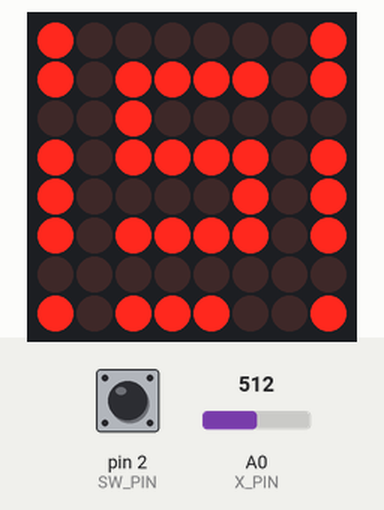
Bench run of a sketch on a simulated Arduino Uno, built with avr-gcc and run on an emulated ATmega328P. On the bench: 8×8 LED matrix. The inputs (shaded band) are chosen by the test bench; at power-on: pin 2 (SW_PIN) HIGH, A0 (X_PIN) = 512. Random numbers use the default seed unless the sketch sets one.

Above: at 3.2 s.
3.3 s: pin 2 (SW_PIN) pulled LOW for 0.15 s
At 3.9 s:
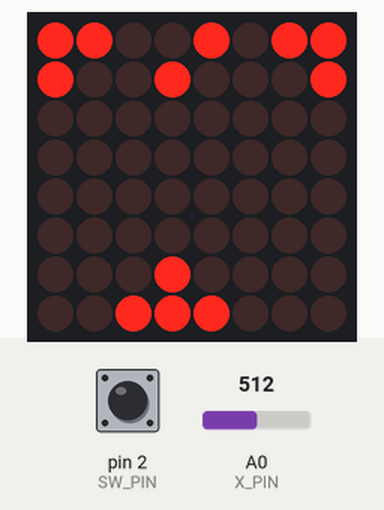
4.0 s: A0 (X_PIN) set to 863
5.5 s: A0 (X_PIN) set to 888
At 6.8 s:
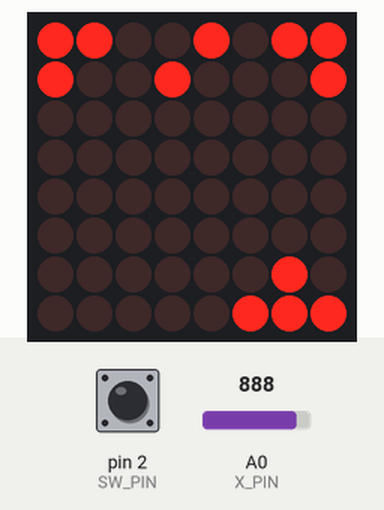
8.5 s: pin 2 (SW_PIN) pulled LOW for 1 s
At 15.8 s:
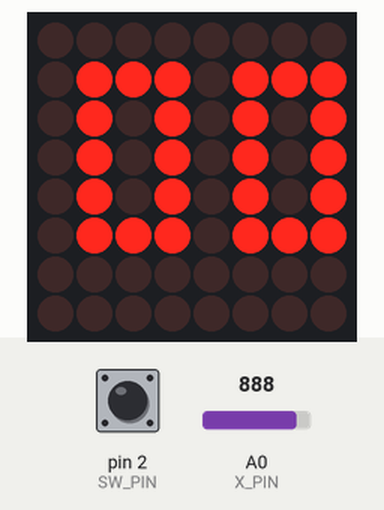

Measured:
- the behaviour switches between 874 and 875 on A0 (X_PIN) (found by bisection; images 1 and 2)
- after the input at 4.0 s, every drawn part: stays the same
- what the display in image 2 shows lasts 1.4 s, from 5.9 s to 7.3 s

The sketch:

Game_project.ino
```cpp
/* <><>-FILLER SHOOTING-<><> */

#include "LedControl.h"
LedControl lc = LedControl(12, 11, 10, 1); //DIN, CLK, LOAD, nr. DRIVER
// pin 12 conectat la the MAX7219 pin 1
// pin 11 conectat la CLK pin 13
// pin 10 conectat la LOAD pin 12
// 1, deoarece folosim 1 MAX7219

#define SW_PIN 2 // pin digital ce retine valoarea la apasare de buton
#define X_PIN A0 // pin analog conectat la axa OX
#define Y_PIN A1 // pin analog conectat la axa OY
int switchValue, xValue, yValue; //aici se retin valorile primite input

int initial = 0; //switch intre meniu si jocul in sine
unsigned long motionStart = millis();
unsigned long motionEnd = motionStart + 180; //timer-e pentru miscarea tancului
unsigned long motionPresent;
int shipLeft = 2;
int shipRight = 4;
int shipCannon = (shipLeft + shipRight) / 2; //coordonatele tancului
int fillLevel = 0; //cel mai de jos rand generat
int empty[7]; //retine nr de casute goale de pe fiecare rand
int difficultyValue;
unsigned long difficultyTimer; //timere pentru setarea dificultatii
unsigned long difficultyStart = millis();
unsigned long difficultyEnd = difficultyStart + 350;
int scoreCounter = 0;
int matrix[8][8]={ {0,0,0,1,1,0,0,0},
                    {0,0,1,0,0,1,0,0},
                    {0,1,0,0,0,0,1,0},
                    {1,0,0,1,1,0,0,1},
                    {1,0,0,1,1,0,0,1},
                    {0,1,0,0,0,0,1,0},
                    {0,0,1,0,0,1,0,0},
                    {0,0,0,1,1,0,0,0},
                  };
int speedCount = 0;
unsigned long interval = 3500; //intervalul in milisecunde la care apare un rand nou generat
unsigned long generatorStart = millis();
unsigned long generatorEnd = generatorStart + interval; //timer-e pentru generarea formelor
unsigned long generatorPresent;

void startAnimation()
{
    for (int row = 0; row < 8; row++)
        {
            for (int col = 0; col < 8; col++)
                lc.setLed(0, row, col, matrix[row][col]);
            delay(150);
        }
        for (int row = 0; row < 8; row++)
            for (int col = 0; col < 8; col++)
                matrix[row][col] = 0;
        for (int row = 0; row < 8; row++)
        {
            for (int col = 0; col < 8; col++)
                lc.setLed(0, row, col, matrix[row][col]);
            delay(150);
        }
}

void increaseDifficulty()
{
    if (difficultyTimer >= difficultyEnd)
    {
        if (difficultyValue <= 4)
        {
            difficultyValue += 1;
            lc.setLed(0, 7, difficultyValue, 1);
        }
        difficultyStart = millis();
        difficultyEnd = difficultyStart + 350;
    }
}

void decreaseDifficulty()
{
    if (difficultyTimer >= difficultyEnd)
    {
        if (difficultyValue >= 4)
        {
            lc.setLed(0, 7, difficultyValue, 0);
            difficultyValue -= 1;
        }
        difficultyStart = millis();
        difficultyEnd = difficultyStart + 350;
    }
}

void moveLeft()
{
    if (shipLeft > 0)
    {
        matrix[7][shipRight] = 0;
        shipLeft -= 1;
        shipRight -= 1;
        matrix[7][shipLeft] = 1;
        shipCannon -= 1;
        matrix[6][shipCannon] = 1;
        matrix[6][shipCannon + 1] = 0;
    }
}

void moveRight()
{
    if (shipRight < 7)
    {
        matrix[7][shipLeft] = 0;
        shipLeft += 1;
        shipRight += 1;
        matrix[7][shipRight] = 1;
        shipCannon += 1;
        matrix[6][shipCannon] = 1;
        matrix[6][shipCannon - 1] = 0;
    }
}

void explosionAnimation()
{
    matrix[5][shipCannon - 1] = 0;
    matrix[5][shipCannon] = 0;
    matrix[5][shipCannon + 1] = 0;
    matrix[6][shipCannon - 1] = 0;
    matrix[6][shipCannon + 1] = 0;
    matrix[7][shipCannon - 1] = 0;
    matrix[7][shipCannon] = 0;
    matrix[7][shipCannon + 1] = 0;
    matrix[6][shipCannon] = 1;
    for (int i = 0; i < 8; i++)
        for (int j = 0; j < 8; j++)
            lc.setLed(0, i, j, matrix[i][j]);
    delay(180);
    matrix[5][shipCannon - 1] = 1;
    matrix[5][shipCannon] = 1;
    matrix[5][shipCannon + 1] = 1;
    matrix[6][shipCannon - 1] = 1;
    matrix[6][shipCannon + 1] = 1;
    matrix[7][shipCannon - 1] = 1;
    matrix[7][shipCannon] = 1;
    matrix[7][shipCannon + 1] = 1;
    matrix[6][shipCannon] = 0;
    for (int i = 0; i < 8; i++)
        for (int j = 0; j < 8; j++)
            lc.setLed(0, i, j, matrix[i][j]);
    delay(600);
}

void generateShape()
{
    int v[8];
    for (int i = 0; i <= 7; i++)
        v[i] = 1;
    int emptySlots = difficultyValue - 1;
    for (int i = 0; i < emptySlots; i++)
    {
        int ok = 0;
        int positioning;
        while (ok == 0)
        {
            positioning = random(1,7); //se genereaza random golurile in randul care urmeaza a fi pus pe matrix
            if (v[positioning] == 1)
            {
                ok = 1;
                v[positioning] = 0;
            }
        }
    }
    if (fillLevel == 1) //se introduce randul nou generat pe matrix
    {
        for (int i = 0; i < 8; i++)
            matrix[0][i] = v[i];
        empty[0] = emptySlots;
    }
    else //cazul in care sunt mai multe randuri deja generate
    {
        for (int i = fillLevel - 1; i > 0; i--)
            for (int j = 0; j < 8; j++)
                matrix[i][j] = matrix[i - 1][j];
        for (int i = 0; i < 8; i++)
            matrix[0][i] = v[i];
        for (int i = fillLevel - 1; i > 0; i--)
            empty[i] = empty[i - 1];
        empty[0] = emptySlots;
    }

    speedCount += 1;
    if (speedCount >= 6) //o data la 5 generari mareste viteza
    {
        interval -= 100;
        speedCount = 0;
    }
    generatorStart = millis();
    generatorEnd = generatorStart + interval;
}

void showScore(bool part, int digit) //functie care afiseaza o cifra a scorului pe una din jumatatile matricei
{
    int leftColumn, rightColumn;
    if (part == 0)
    {
        leftColumn = 1;
        rightColumn = 3;
    }
    else
    {
        leftColumn = 5;
        rightColumn = 7;
    }
    switch (digit)
    {
        case 0:
            for (int i = 1; i < 6; i++)
                matrix[i][rightColumn] = 1;
            for (int i = 1; i < 6; i++)
                matrix[i][leftColumn] = 1;
            matrix[1][leftColumn + 1] = 1;
            matrix[5][leftColumn + 1] = 1;
        case 1:
            for (int i = 1; i < 6; i++)
                matrix[i][rightColumn] = 1;
            break;
        case 2:
            for (int j = leftColumn; j <= rightColumn; j++)
            {
                matrix[1][j] = 1;
                matrix[3][j] = 1;
                matrix[5][j] = 1;
            }
            matrix[2][rightColumn] = 1;
            matrix[4][leftColumn] = 1;
            break;
        case 3:
            for (int j = leftColumn; j <= rightColumn; j++)
            {
                matrix[1][j] = 1;
                matrix[3][j] = 1;
                matrix[5][j] = 1;
            }
            matrix[2][rightColumn] = 1;
            matrix[4][rightColumn] = 1;
            break;
        case 4:
            for (int i = 1; i < 6; i++)
                matrix[i][rightColumn] = 1;
            for (int i = 1; i < 4; i++)
                matrix[i][leftColumn] = 1;
            matrix[3][leftColumn + 1] = 1;
            break;
        case 5:
            for (int j = leftColumn; j <= rightColumn; j++)
            {
                matrix[1][j] = 1;
                matrix[3][j] = 1;
                matrix[5][j] = 1;
            }
            matrix[2][leftColumn] = 1;
            matrix[4][rightColumn] = 1;
            break;
        case 6:
            for (int j = leftColumn; j <= rightColumn; j++)
            {
                matrix[1][j] = 1;
                matrix[3][j] = 1;
                matrix[5][j] = 1;
            }
            matrix[2][leftColumn] = 1;
            matrix[4][leftColumn] = 1;
            matrix[4][rightColumn] = 1;
            break;
        case 7:
            for (int i = 1; i < 6; i++)
                matrix[i][rightColumn] = 1;
            matrix[1][leftColumn] = 1;
            matrix[1][leftColumn + 1] = 1;
            break;
        case 8:
            for (int i = 1; i < 6; i++)
                matrix[i][rightColumn] = 1;
            for (int i = 1; i < 6; i++)
                matrix[i][leftColumn] = 1;
            matrix[1][leftColumn + 1] = 1;
            matrix[3][leftColumn + 1] = 1;
            matrix[5][leftColumn + 1] = 1;
        case 9:
            for (int j = leftColumn; j <= rightColumn; j++)
            {
                matrix[1][j] = 1;
                matrix[3][j] = 1;
                matrix[5][j] = 1;
            }
            matrix[2][leftColumn] = 1;
            matrix[2][rightColumn] = 1;
            matrix[4][rightColumn] = 1;
    }
    for (int i = 0; i < 8; i++)
        for (int j = leftColumn; j <= rightColumn; j++)
            lc.setLed(0, i, j, matrix[i][j]);
}

void resetVariables()
{
    initial = 0; //se reseteaza statutul si variabilele jocului
    motionStart = millis();
    motionEnd = motionStart + 180;
    shipLeft = 2;
    shipRight = 4;
    shipCannon = (shipLeft + shipRight) / 2;
    fillLevel = 0;
    scoreCounter = 0;
    int resetMatrix[8][8]={ {0,0,0,1,1,0,0,0},
                            {0,0,1,0,0,1,0,0},
                            {0,1,0,0,0,0,1,0},
                            {1,0,0,1,1,0,0,1},
                            {1,0,0,1,1,0,0,1},
                            {0,1,0,0,0,0,1,0},
                            {0,0,1,0,0,1,0,0},
                            {0,0,0,1,1,0,0,0},
                          };
    for (int i = 0; i < 8; i++)
        for (int j = 0; j < 8; j++)
            matrix[i][j] = resetMatrix[i][j];
    speedCount = 0;
    interval = 4000;
    generatorStart = millis();
    generatorEnd = generatorStart + interval;
    generatorPresent = 0;
    difficultyTimer = 0;
    difficultyStart = millis();
    difficultyEnd = difficultyStart + 350;
}

void setup()
{
    // zero se refera la chip
    lc.shutdown(0, false); // porneste display-ul, opreste modul de salvare baterie
    lc.setIntensity(0, 4); // seteaza luminozitatea
    lc.clearDisplay(0);// goleste display-ul

    pinMode(SW_PIN, INPUT);
    digitalWrite(SW_PIN, HIGH);

    randomSeed(analogRead(0)); //seed pentru generare random
}

void loop()
{
    if (initial == 0) //urmatoarea zona reprezinta meniul
    {

        startAnimation();

        matrix[1][2] = 1; //de aici
        matrix[1][3] = 1;
        matrix[1][4] = 1;
        matrix[1][5] = 1;
        matrix[2][2] = 1;
        matrix[3][2] = 1;
        matrix[3][3] = 1; //configuratia de puncte pestru "S" de la Start
        matrix[3][4] = 1;
        matrix[3][5] = 1;
        matrix[4][5] = 1;
        matrix[5][5] = 1;
        matrix[5][2] = 1;
        matrix[5][3] = 1;
        matrix[5][4] = 1; //pana aici

        matrix[7][2] = 1; //bara de dificultate
        matrix[7][3] = 1;
        matrix[7][4] = 1;
        difficultyValue = 4;

        for(int i = 0; i < 8; i++) //configuratia de leduri pentru animatia din ecranul de start
            if((i != 3) && (i != 7))
            {
                matrix[i][0] = 1;
                matrix[i][7] = 1;
            }

        for (int row = 0; row < 8; row++)
            for (int col = 0; col < 8; col++)
                lc.setLed(0, row, col, matrix[row][col]);

        unsigned long present; //timere pentru animatia de meniu
        unsigned long startTimer = millis();
        unsigned long endTimer = startTimer + 150;


        switchValue = digitalRead(SW_PIN);
        while (switchValue == 1) //cat timp jucatorul nu a apasat butonul de start
        {
            present = millis();
            if (present > endTimer)
            {
                for(int i = 0; i < 7; i++) //animatia de pe marginile ecranului
                {
                    matrix[i][0] = matrix[i + 1][0];
                    matrix[i][7] = matrix[i + 1][7];
                }
                if (matrix[3][0] == 0)
                {
                    matrix[7][0] = 0;
                    matrix[7][7] = 0;
                }
                else
                {
                    matrix[7][0] = 1;
                    matrix[7][7] = 1;
                }

                for(int i = 0; i <= 7; i++)
                {
                    lc.setLed(0, i, 0, matrix[i][0]);
                    lc.setLed(0, i, 7, matrix[i][7]);
                }
                startTimer = millis();
                endTimer = startTimer + 150;
            }

            xValue = analogRead(X_PIN);
            difficultyTimer = millis();
            if (xValue >= 875)
                increaseDifficulty();
            else
            if (xValue <= 150)
                decreaseDifficulty();
            switchValue = digitalRead(SW_PIN);
        }

        for (int i = 0; i < 8; i++)
            for (int j = 0; j < 8; j++)
                matrix[i][j] = 0; //se goleste matricea pt a se pregati de joc

        matrix[7][2] = 1; //este creat jucatorul
        matrix[7][3] = 1;
        matrix[7][4] = 1;
        matrix[6][3] = 1;

        initial = 1; //s-a terminat configurarea
    }

    //aici s-a terminat meniul
    //de aici jocul in sine

    for (int i = 0; i < 8; i++)
        for (int j = 0; j < 8; j++)
            lc.setLed(0, i, j, matrix[i][j]); //in fiecare loop se face o afisare completa a matricei

    xValue = analogRead(X_PIN);
    motionPresent = millis();
    if (motionPresent >= motionEnd) //in functie de timer, se decide daca jucatorul poate face o miscare
    {
        if (xValue <= 150)
            moveLeft();
        else
        if (xValue >= 875)
            moveRight();
        motionStart = millis();
        motionEnd = motionStart + 180;
    }

    generatorPresent = millis();
    if (generatorPresent >= generatorEnd) //in functie de timer, se decide daca se genereaza un rand nou
    {
        fillLevel += 1;
        if (fillLevel > 6) //daca jucatorul a pierdut
        {
            destroyed:
            for (int i = 0; i < 5; i++) //se reda de 5 ori animatia pentru explozie
                explosionAnimation();

            for (int i = 0; i < 8; i++)
                for (int j = 0; j < 8; j++)
                    matrix[i][j] = 0;
            for (int i = 0; i < 8; i++)
                    for (int j = 0; j < 8; j++)
                        lc.setLed(0, i, j, matrix[i][j]); //se goleste matricea
            delay(1500);
            if (scoreCounter > 99) //se afiseaza scorul pe cazuri
            {
                matrix[1][1] = 1;
                matrix[2][2] = 1;
                matrix[3][1] = 1;
                matrix[4][3] = 1;
                matrix[4][4] = 1;
                matrix[4][6] = 1;
                matrix[4][7] = 1;
                matrix[5][3] = 1;
                matrix[5][4] = 1;
                matrix[5][6] = 1;
                matrix[5][7] = 1;
                matrix[6][4] = 1;
                matrix[6][7] = 1;
                matrix[7][3] = 1;
                matrix[7][4] = 1;
                matrix[7][6] = 1;
                matrix[7][7] = 1;
                for (int i = 0; i < 8; i++)
                    for (int j = 0; j < 8; j++)
                        lc.setLed(0, i, j, matrix[i][j]);
            }
            else
            {
                showScore(1,scoreCounter % 10);
                scoreCounter = scoreCounter / 10;
                showScore(0,scoreCounter);
            }
            delay(5000); //timp de 5 secunde se afiseaza scorul
            for (int i = 0; i < 8; i++)
                for (int j = 0; j < 8; j++)
                    matrix[i][j] = 0;
            for (int i = 0; i < 8; i++)
                    for (int j = 0; j < 8; j++)
                        lc.setLed(0, i, j, matrix[i][j]);

            resetVariables();

            delay(1500);
            goto finish; //se restarteaza jocul
        }

        generateShape();
    }

    switchValue = digitalRead(SW_PIN);
    if (switchValue == 0) //jucatorul trage cu o bila
    {
        int row = 5;
        int col = shipCannon;
        if (matrix[row][col] == 1) //daca jucatorul trage dar nu are spatiu suficient explodeaza
            goto destroyed;
        matrix[row][col] = 1;
        lc.setLed(0, row, col, matrix[row][col]);
        delay(70);
        while (row - 1 >= 0 && matrix[row - 1][col] == 0) //bila parcurge matricea in sus pe cat posibil
        {
            matrix[row][col] = 0;
            lc.setLed(0, row, col, matrix[row][col]);
            row -= 1;
            matrix[row][col] = 1;
            lc.setLed(0, row, col, matrix[row][col]);
            delay(70);
        }
        if (row == fillLevel) //daca bila s-a pus pe un rand nou
        {
            fillLevel += 1;
            empty[row] = 5;
            matrix[row][0] = 1;
            matrix[row][7] = 1;
            lc.setLed(0, row, 0, matrix[row][0]);
            lc.setLed(0, row, 7, matrix[row][7]);
        }
        else //daca bila a umplut un gol
            empty[row] -= 1;
        if (empty[row] == 0) //se verifica daca randul pe care s-a pus bila s-a umplut
        {
            for (int i = row; i < 7; i++)
                empty[i] = empty[i + 1];
            if (row < fillLevel - 1) //daca da, se copiaza restul randurilor
            {
                for (int i = row; i < fillLevel - 1; i++)
                    for (int j = 0; j < 8; j++)
                        matrix[i][j] = matrix[i + 1][j];
            }
            for (int j = 0; j < 8; j++)
                matrix[fillLevel - 1][j] = 0; //se sterge
            for (int j = 0; j < 8; j++) //animatia de eliminare a randului
            {
                lc.setLed(0, row, j, 0);
                delay(100);
            }
            scoreCounter += 1;
            fillLevel -= 1;
        }
    }
    finish:
    int nothing = 0; //fara aceasta instructiune, exista eroare; nu se poate face trimitere la o eticheta goala
}
```
